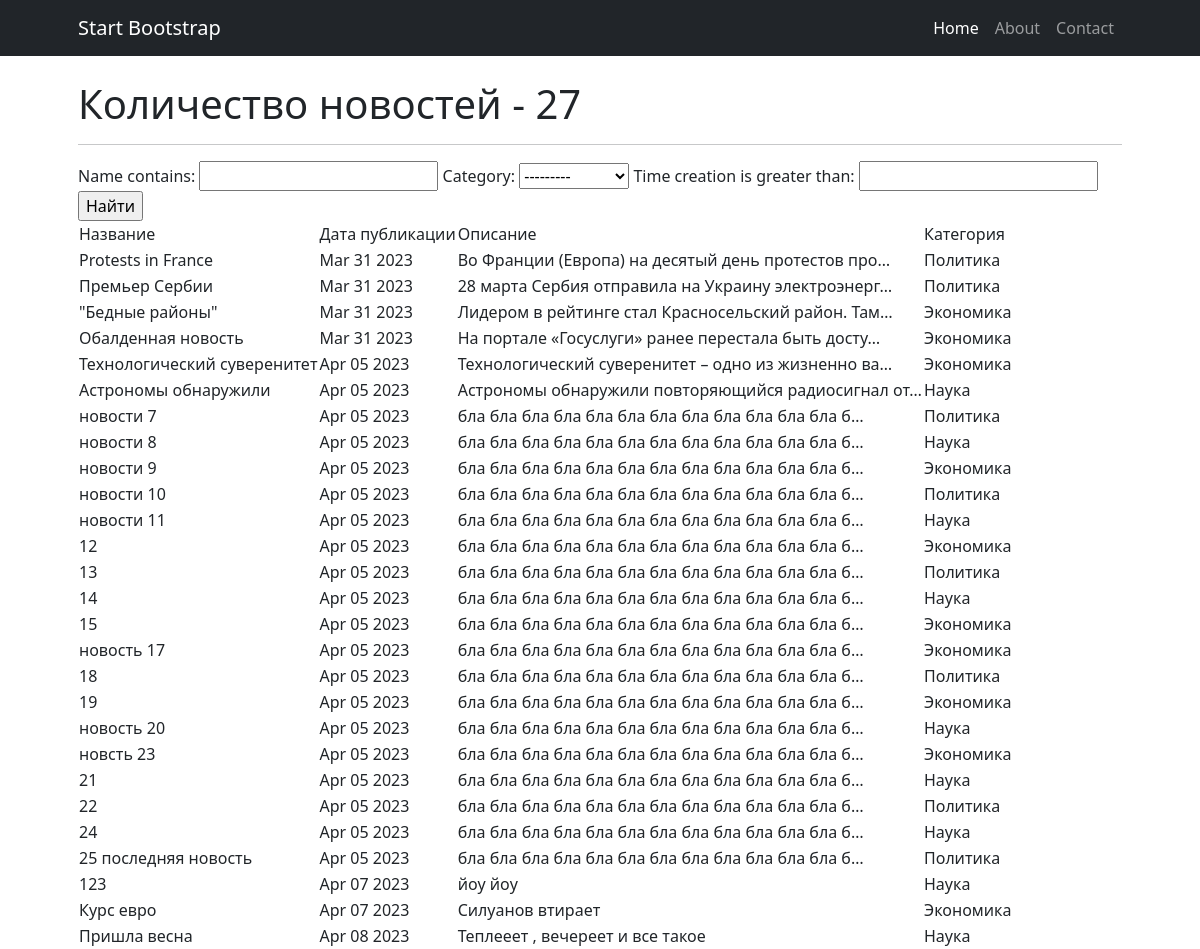
/news/search, run on the app's committed database.
### news/models.py (models this page shows, shortened)
class News(models.Model):
    name = models.CharField(
        max_length=50,
        unique=True, # названия новостей не должны повторяться
    )
    description = models.TextField()
    category = models.ForeignKey(
        to='Category',
        on_delete=models.CASCADE,
        related_name='news', # все новости в категории будут доступны через поле news
    )
    time_creation = models.DateTimeField(auto_now_add = True)

class Category(models.Model):
    name = models.CharField(max_length=100, unique=True)  # названия категорий тоже не должны повторяться
    def __str__(self):
        return f'{self.name.title()}'

### news/views.py (the view)
# urls.py: path('search', NewsSearch.as_view()),
class NewsSearch(ListView):
    model = News  # указываем модель, объекты которой мы будем выводить
    template_name = 'search.html'  # указываем имя шаблона, в котором будет лежать HTML, в нём будут все инструкции о том, как именно пользователю должны вывестись наши объекты
    context_object_name = 'news'  # это имя списка, в котором будут лежать все объекты
    queryset = News.objects.order_by('id')
    def get_context_data(self, **kwargs):
        context = super().get_context_data(**kwargs)
        context['filter'] = NewsFilter(self.request.GET, queryset=self.get_queryset())
        return context

### templatetags/custom_filters.py (called while the page is built)
@register.filter(name='filter_message')
def filter_message(message: str):
    variants = ['мудаков', 'твари', 'козлы', 'лошара', 'ублюдок', 'дичь'] # непристойные выражения
    ln = len(variants)
    filtred_message = ''
    string = ''
    string2 = ''
    pattern = ' ' # чем заменять непристойные выражения
    for i in message:
        string += i
        string2 = string.lower()
        flag = 0
        for j in variants:
            if not string2 in j:
                flag += 1
            if string2 == j:
                filtred_message += pattern
                flag -= 1
                string = ''
        if flag == ln:
            filtred_message += string
            string = ''
    if string2 != '' and string2 not in variants:
        filtred_message += string
    elif string2 != '':
        filtred_message += pattern
    return filtred_message

### templates/search.html (shortened to what this page needs)
{% extends 'flatpages/default.html' %}
{% load custom_filters %}
{% block content %}
    <h1>Количество новостей - {{ news|length }}</h1>
    <hr>
    <form method="GET">
        {{ filter.form }}
        <input type="submit" value="Найти">
    </form>
    {% if news %}
        <table>
            <tr>
                <td>
                    Название
                </td>
                <td>
                    Дата публикации
                </td>
                <td>
                    Описание
                </td>
                <td>
                    Категория
                </td>
            </tr>
        {% for new in filter.qs %}
            <tr>
                <td>
                    {{ new.name|filter_message }}
                </td>
                <td>
                    {{ new.time_creation|date:'M d Y'}}
                </td>
                <td>
                    {{ new.description|truncatechars:50|filter_message}}
                </td>
                <td>
                    {{ new.category.name }}
                </td>
            </tr>
        {% endfor %}
        </table>
    {% else %}
        <h2> Новостей нет!</h2>
    {% endif %}
{% endblock content %}

### data on the page
News: name|filter_message "Protests in France", time_creation "Mar 31 2023", description|filter_message "Во Франции (Европа) на десятый день протестов про…", category.name "Политика"
News: name|filter_message "Премьер Сербии", time_creation "Mar 31 2023", description|filter_message "28 марта Сербия отправила на Украину электроэнерг…", category.name "Политика"
News: name|filter_message "\"Бедные районы\"", time_creation "Mar 31 2023", description|filter_message "Лидером в рейтинге стал Красносельский район. Там…", category.name "Экономика"
News: name|filter_message "Обалденная новость", time_creation "Mar 31 2023", description|filter_message "На портале «Госуслуги» ранее перестала быть досту…", category.name "Экономика"
News: name|filter_message "Технологический суверенитет", time_creation "Apr 05 2023", description|filter_message "Технологический суверенитет – одно из жизненно ва…", category.name "Экономика"
News: name|filter_message "Астрономы обнаружили", time_creation "Apr 05 2023", description|filter_message "Астрономы обнаружили повторяющийся радиосигнал от…", category.name "Наука"
News: name|filter_message "новости 7", time_creation "Apr 05 2023", description|filter_message "бла бла бла бла бла бла бла бла бла бла бла бла б…", category.name "Политика"
News: name|filter_message "новости 8", time_creation "Apr 05 2023", description|filter_message "бла бла бла бла бла бла бла бла бла бла бла бла б…", category.name "Наука"
News: name|filter_message "новости 9", time_creation "Apr 05 2023", description|filter_message "бла бла бла бла бла бла бла бла бла бла бла бла б…", category.name "Экономика"
News: name|filter_message "новости 10", time_creation "Apr 05 2023", description|filter_message "бла бла бла бла бла бла бла бла бла бла бла бла б…", category.name "Политика"
News: name|filter_message "новости 11", time_creation "Apr 05 2023", description|filter_message "бла бла бла бла бла бла бла бла бла бла бла бла б…", category.name "Наука"
News: name|filter_message "12", time_creation "Apr 05 2023", description|filter_message "бла бла бла бла бла бла бла бла бла бла бла бла б…", category.name "Экономика"
News: name|filter_message "13", time_creation "Apr 05 2023", description|filter_message "бла бла бла бла бла бла бла бла бла бла бла бла б…", category.name "Политика"
News: name|filter_message "14", time_creation "Apr 05 2023", description|filter_message "бла бла бла бла бла бла бла бла бла бла бла бла б…", category.name "Наука"
News: name|filter_message "15", time_creation "Apr 05 2023", description|filter_message "бла бла бла бла бла бла бла бла бла бла бла бла б…", category.name "Экономика"
News: name|filter_message "новость 17", time_creation "Apr 05 2023", description|filter_message "бла бла бла бла бла бла бла бла бла бла бла бла б…", category.name "Экономика"
News: name|filter_message "18", time_creation "Apr 05 2023", description|filter_message "бла бла бла бла бла бла бла бла бла бла бла бла б…", category.name "Политика"
News: name|filter_message "19", time_creation "Apr 05 2023", description|filter_message "бла бла бла бла бла бла бла бла бла бла бла бла б…", category.name "Экономика"
News: name|filter_message "новость 20", time_creation "Apr 05 2023", description|filter_message "бла бла бла бла бла бла бла бла бла бла бла бла б…", category.name "Наука"
News: name|filter_message "новсть 23", time_creation "Apr 05 2023", description|filter_message "бла бла бла бла бла бла бла бла бла бла бла бла б…", category.name "Экономика"
News: name|filter_message "21", time_creation "Apr 05 2023", description|filter_message "бла бла бла бла бла бла бла бла бла бла бла бла б…", category.name "Наука"
News: name|filter_message "22", time_creation "Apr 05 2023", description|filter_message "бла бла бла бла бла бла бла бла бла бла бла бла б…", category.name "Политика"
News: name|filter_message "24", time_creation "Apr 05 2023", description|filter_message "бла бла бла бла бла бла бла бла бла бла бла бла б…", category.name "Наука"
News: name|filter_message "25 последняя новость", time_creation "Apr 05 2023", description|filter_message "бла бла бла бла бла бла бла бла бла бла бла бла б…", category.name "Политика"
News: name|filter_message "123", time_creation "Apr 07 2023", description|filter_message "йоу йоу", category.name "Наука"
News: name|filter_message "Курс евро", time_creation "Apr 07 2023", description|filter_message "Силуанов втирает", category.name "Экономика"
News: name|filter_message "Пришла весна", time_creation "Apr 08 2023", description|filter_message "Теплееет , вечереет и все такое", category.name "Наука"

### other printed values
{{ news|length }} "27"
